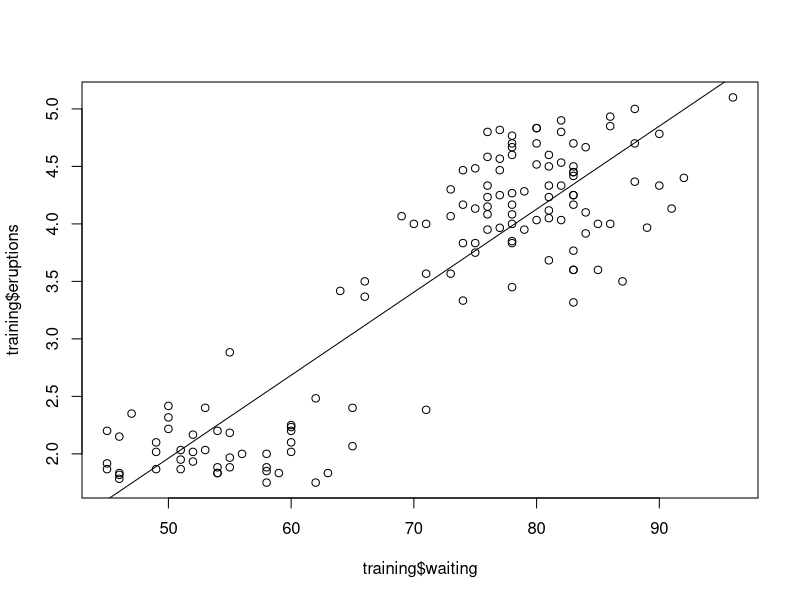
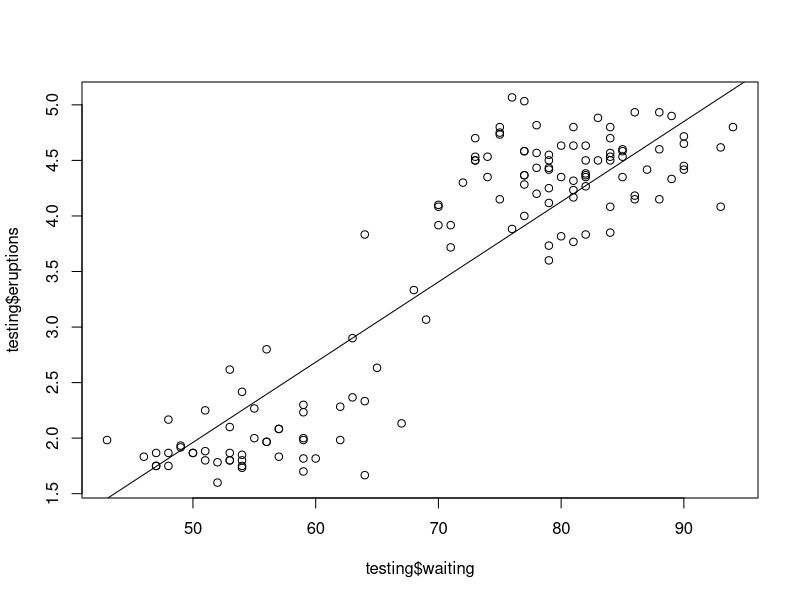

Recreate these plots in R, in order.
library(caret)
set.seed(333)
#Import Data
data(faithful)
#Create Train + Test Sets
trainingIndex = createDataPartition(y=faithful$waiting, p=.5, list=FALSE)
training = faithful[trainingIndex,]
#Linear Regression
plot(training$waiting, training$eruptions)
reg = lm(eruptions~., data=training)
abline(reg)
#Training Error
sqrt(sum((reg$fitted.values-training$eruptions)^2))
#Testing
testing = faithful[-trainingIndex,]
plot(testing$waiting, testing$eruptions)
abline(reg)
#Testing Error
sqrt(sum((predict(reg, newdata=testing)-testing$eruptions)^2))
